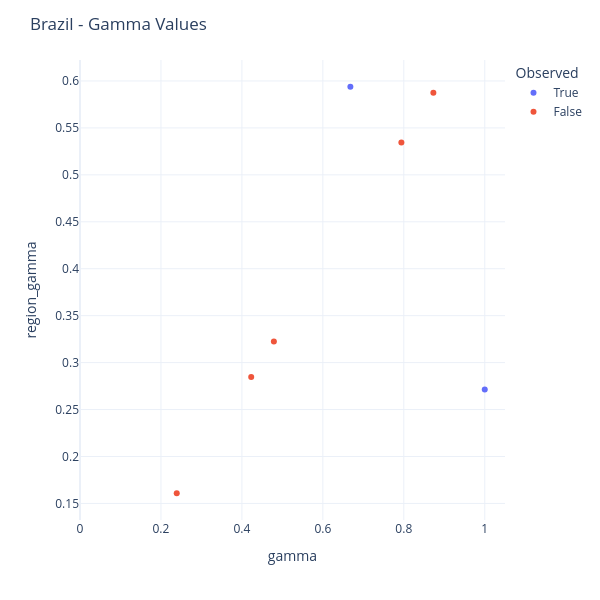

The notebook cell this image was saved under:
### Code cell
# sns.set_theme(style='whitegrid')
# sns.relplot(data=summary_df.query("region == 'BR'"), x='gamma', y='region_gamma', hue='Observed')

df = summary_df.query("region == 'BR'").reset_index()
fig = px.scatter(
    df,
    x="gamma",
    y="region_gamma",
    color="Observed",
    template="plotly_white",
    hover_data={
        "policy":True,           # format policy
        "gamma":":.3f",
        "region_gamma":":.3f",
        "Observed":True
    },
    width=600,      # square canvas
    height=600
)
fig.update_layout(
    xaxis_title="gamma",
    yaxis_title="region_gamma",
    legend_title_text="Observed",
    title="Brazil - Gamma Values"
)
fig.update_xaxes(range=[0, 1.05])
# fig.update_yaxes(range=[0, 1], scaleanchor="x", scaleratio=1)

### Figure 1 — Plotly figure (JSON) as saved in the notebook; plotly's stock layout.template omitted (floating-point values rounded to 4 significant figures)
{"data": [{"customdata": [["No_Measure", true], ["Mass_Gatherings_Authorized_But_Others_Restricted", true]], "hovertemplate": "Observed=%{customdata[1]}<br>gamma=%{x:.3f}<br>region_gamma=%{y:.3f}<br>policy=%{customdata[0]}<extra></extra>", "legendgroup": "True", "marker": {"color": "#636efa", "symbol": "circle"}, "mode": "markers", "name": "True", "orientation": "v", "showlegend": true, "type": "scatter", "x": [1.0, 0.668], "xaxis": "x", "y": [0.2712, 0.5939], "yaxis": "y"}, {"customdata": [["Restrict_Mass_Gatherings", false], ["Authorize_Schools_but_Restrict_Mass_Gatherings_and_Others", false], ["Restrict_Mass_Gatherings_and_Schools", false], ["Restrict_Mass_Gatherings_and_Schools_and_Others", false], ["Lockdown", false]], "hovertemplate": "Observed=%{customdata[1]}<br>gamma=%{x:.3f}<br>region_gamma=%{y:.3f}<br>policy=%{customdata[0]}<extra></extra>", "legendgroup": "False", "marker": {"color": "#EF553B", "symbol": "circle"}, "mode": "markers", "name": "False", "orientation": "v", "showlegend": true, "type": "scatter", "x": [0.873, 0.794, 0.479, 0.423, 0.239], "xaxis": "x", "y": [0.5875, 0.5343, 0.3224, 0.2847, 0.1608], "yaxis": "y"}], "layout": {"height": 600, "legend": {"title": {"text": "Observed"}, "tracegroupgap": 0}, "margin": {"t": 60}, "title": {"text": "Brazil - Gamma Values"}, "width": 600, "xaxis": {"anchor": "y", "domain": [0, 1], "range": [0, 1.05], "title": {"text": "gamma"}}, "yaxis": {"anchor": "x", "domain": [0, 1], "title": {"text": "region_gamma"}}}}
